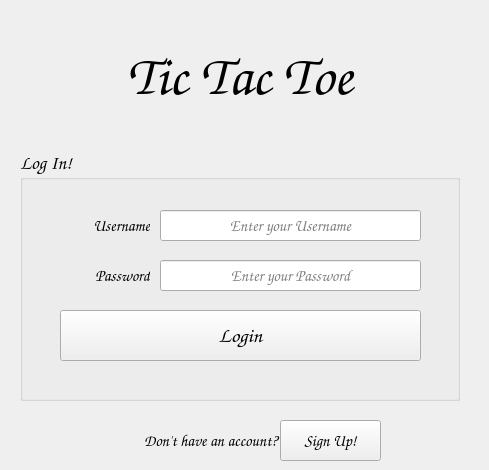
   <widget class="QWidget" name="page_0_Login">
    <widget class="QGroupBox" name="groupBox">
     <property name="enabled">
      <bool>true</bool>
     </property>
     <property name="geometry">
      <rect>
       <x>20</x>
       <y>150</y>
       <width>440</width>
       <height>251</height>
      </rect>
     </property>
     <property name="font">
      <font>
       <family>Comic Sans MS</family>
       <pointsize>14</pointsize>
       <italic>false</italic>
       <bold>true</bold>
       <underline>false</underline>
       <strikeout>false</strikeout>
       <kerning>false</kerning>
      </font>
     </property>
     <property name="title">
      <string notr="true">Log In!</string>
     </property>
     <property name="checkable">
      <bool>false</bool>
     </property>
     <widget class="QLabel" name="usernameLoginLabel">
      <property name="enabled">
       <bool>true</bool>
      </property>
      <property name="geometry">
       <rect>
        <x>30</x>
        <y>60</y>
        <width>100</width>
        <height>30</height>
       </rect>
      </property>
      <property name="font">
       <font>
        <family>Comic Sans MS</family>
        <pointsize>12</pointsize>
        <italic>false</italic>
        <underline>false</underline>
        <strikeout>false</strikeout>
        <kerning>false</kerning>
        <fontweight>DemiBold</fontweight>
       </font>
      </property>
      <property name="text">
       <string>Username</string>
      </property>
      <property name="alignment">
       <set>Qt::AlignRight|Qt::AlignTrailing|Qt::AlignVCenter</set>
      </property>
     </widget>
     <widget class="QLabel" name="passwordLoginLabel">
      <property name="enabled">
       <bool>true</bool>
      </property>
      <property name="geometry">
       <rect>
        <x>30</x>
        <y>110</y>
        <width>100</width>
        <height>30</height>
       </rect>
      </property>
      <property name="font">
       <font>
        <family>Comic Sans MS</family>
        <pointsize>12</pointsize>
        <italic>false</italic>
        <underline>false</underline>
        <strikeout>false</strikeout>
        <kerning>false</kerning>
        <fontweight>DemiBold</fontweight>
       </font>
      </property>
      <property name="text">
       <string>Password</string>
      </property>
      <property name="alignment">
       <set>Qt::AlignRight|Qt::AlignTrailing|Qt::AlignVCenter</set>
      </property>
     </widget>
     <widget class="QLineEdit" name="loginUsernameLineEdit">
      <property name="enabled">
       <bool>true</bool>
      </property>
      <property name="geometry">
       <rect>
        <x>140</x>
        <y>60</y>
        <width>261</width>
        <height>31</height>
       </rect>
      </property>
      <property name="font">
       <font>
        <family>Comic Sans MS</family>
        <pointsize>12</pointsize>
        <italic>false</italic>
        <bold>false</bold>
        <underline>false</underline>
        <strikeout>false</strikeout>
        <kerning>false</kerning>
       </font>
      </property>
      <property name="focusPolicy">
       <enum>Qt::StrongFocus</enum>
      </property>
      <property name="text">
       <string/>
      </property>
      <property name="maxLength">
       <number>32</number>
      </property>
      <property name="frame">
       <bool>true</bool>
      </property>
      <property name="echoMode">
       <enum>QLineEdit::Normal</enum>
      </property>
      <property name="alignment">
       <set>Qt::AlignCenter</set>
      </property>
      <property name="placeholderText">
       <string>Enter your Username</string>
      </property>
     </widget>
     <widget class="QLineEdit" name="loginPasswordLineEdit">
      <property name="enabled">
       <bool>true</bool>
      </property>
      <property name="geometry">
       <rect>
        <x>140</x>
        <y>110</y>
        <width>261</width>
        <height>31</height>
       </rect>
      </property>
      <property name="font">
       <font>
        <family>Comic Sans MS</family>
        <pointsize>12</pointsize>
        <italic>false</italic>
        <bold>false</bold>
        <underline>false</underline>
        <strikeout>false</strikeout>
        <kerning>false</kerning>
       </font>
      </property>
      <property name="focusPolicy">
       <enum>Qt::StrongFocus</enum>
      </property>
      <property name="text">
       <string/>
      </property>
      <property name="maxLength">
       <number>32</number>
      </property>
      <property name="echoMode">
       <enum>QLineEdit::Password</enum>
      </property>
      <property name="alignment">
       <set>Qt::AlignCenter</set>
      </property>
      <property name="placeholderText">
       <string>Enter your Password</string>
      </property>
      <property name="clearButtonEnabled">
       <bool>false</bool>
      </property>
     </widget>
     <widget class="QPushButton" name="loginButton">
      <property name="enabled">
       <bool>true</bool>
      </property>
      <property name="geometry">
       <rect>
        <x>40</x>
        <y>160</y>
        <width>361</width>
        <height>51</height>
       </rect>
      </property>
      <property name="sizePolicy">
       <sizepolicy hsizetype="Ignored" vsizetype="Ignored">
        <horstretch>0</horstretch>
        <verstretch>0</verstretch>
       </sizepolicy>
      </property>
      <property name="font">
       <font>
        <family>Comic Sans MS</family>
        <pointsize>16</pointsize>
        <italic>false</italic>
        <bold>true</bold>
        <underline>false</underline>
        <strikeout>false</strikeout>
        <kerning>false</kerning>
       </font>
      </property>
      <property name="cursor">
       <cursorShape>PointingHandCursor</cursorShape>
      </property>
      <property name="mouseTracking">
       <bool>true</bool>
      </property>
      <property name="focusPolicy">
       <enum>Qt::StrongFocus</enum>
      </property>
      <property name="text">
       <string>Login</string>
      </property>
      <property name="autoDefault">
       <bool>true</bool>
      </property>
      <property name="default">
       <bool>false</bool>
      </property>
     </widget>
    </widget>
    <widget class="QLabel" name="gameNameLabelPage1_3">
     <property name="enabled">
      <bool>true</bool>
     </property>
     <property name="geometry">
      <rect>
       <x>0</x>
       <y>0</y>
       <width>480</width>
       <height>150</height>
      </rect>
     </property>
     <property name="font">
      <font>
       <family>Comic Sans MS</family>
       <pointsize>42</pointsize>
       <italic>true</italic>
       <bold>true</bold>
       <underline>false</underline>
       <strikeout>false</strikeout>
       <kerning>false</kerning>
      </font>
     </property>
     <property name="text">
      <string>Tic Tac Toe</string>
     </property>
     <property name="scaledContents">
      <bool>false</bool>
     </property>
     <property name="alignment">
      <set>Qt::AlignCenter</set>
     </property>
    </widget>
    <widget class="QLabel" name="usernameLoginLabel_3">
     <property name="enabled">
      <bool>true</bool>
     </property>
     <property name="geometry">
      <rect>
       <x>60</x>
       <y>420</y>
       <width>221</width>
       <height>41</height>
      </rect>
     </property>
     <property name="font">
      <font>
       <family>Comic Sans MS</family>
       <pointsize>12</pointsize>
       <italic>true</italic>
       <bold>false</bold>
       <underline>false</underline>
       <strikeout>false</strikeout>
       <kerning>false</kerning>
      </font>
     </property>
     <property name="text">
      <string>Don't have an account? </string>
     </property>
     <property name="alignment">
      <set>Qt::AlignRight|Qt::AlignTrailing|Qt::AlignVCenter</set>
     </property>
    </widget>
    <widget class="QPushButton" name="signupButton">
     <property name="enabled">
      <bool>true</bool>
     </property>
     <property name="geometry">
      <rect>
       <x>280</x>
       <y>420</y>
       <width>101</width>
       <height>41</height>
      </rect>
     </property>
     <property name="font">
      <font>
       <family>Comic Sans MS</family>
       <pointsize>12</pointsize>
       <italic>true</italic>
       <bold>false</bold>
       <underline>false</underline>
       <strikeout>false</strikeout>
       <kerning>false</kerning>
      </font>
     </property>
     <property name="cursor">
      <cursorShape>PointingHandCursor</cursorShape>
     </property>
     <property name="focusPolicy">
      <enum>Qt::StrongFocus</enum>
     </property>
     <property name="text">
      <string>Sign Up!</string>
     </property>
     <property name="autoDefault">
      <bool>true</bool>
     </property>
     <property name="default">
      <bool>false</bool>
     </property>
     <property name="flat">
      <bool>false</bool>
     </property>
    </widget>
   </widget>
